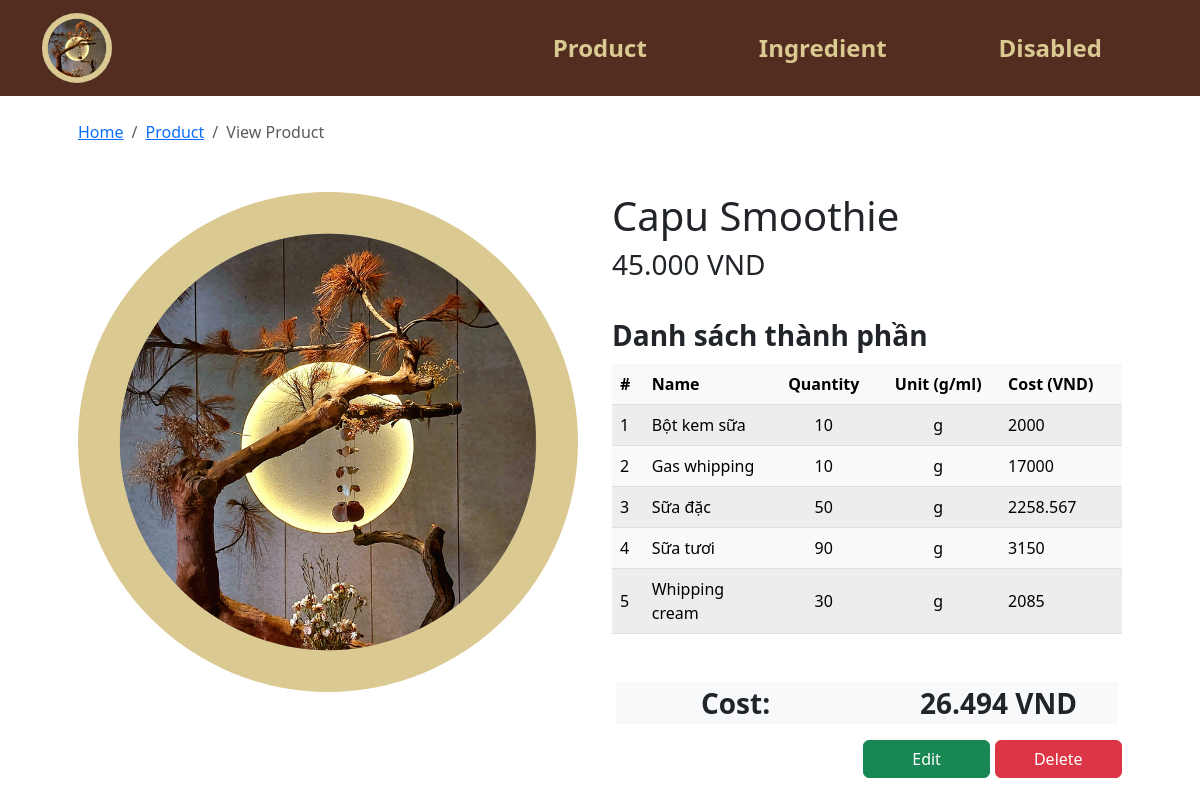
/product_view.php?p_id=129, run on the app's committed database.
### tables this page shows
CREATE TABLE `product` (
  `p_id` int(100) NOT NULL COMMENT 'id sản phẩm',
  `p_name` varchar(255) NOT NULL COMMENT 'tên sản phẩm ',
  `p_price` int(255) NOT NULL COMMENT 'giá sản phẩm'
);

CREATE TABLE `ingredient` (
  `i_id` int(100) NOT NULL,
  `Product_p_id` int(255) NOT NULL,
  `Ingredient_defaut_id_id` int(100) NOT NULL,
  `i_quantity` int(100) NOT NULL,
  `i_unit` enum('g','ml') NOT NULL
);

CREATE TABLE `ingredient_defaut` (
  `id_id` int(100) NOT NULL COMMENT 'Gốc Id',
  `id_name` varchar(255) DEFAULT NULL COMMENT 'Gốc tên',
  `id_import_quantity` int(255) DEFAULT NULL COMMENT 'Gốc số lượng nhập',
  `id_unit` enum('g','ml') DEFAULT NULL COMMENT 'Gốc đơn vị',
  `id_import_price` int(255) DEFAULT NULL COMMENT 'Gốc giá nhập'
);

### product_view.php (the view, shortened to what this page needs)
<!DOCTYPE html>
<html lang="en">
<head>
    <?php
    include("head.php");
    include("conn_db.php");
    ?>
</head>
<body>
    <?php
    $cost = 0;
    include("header.php");
    $p_id = $_GET["p_id"];
    $query_product = "SELECT p.* FROM product p  WHERE p.p_id = {$p_id}  LIMIT 0,1";
    $result_product = $mysqli->query($query_product);
    $product_row = $result_product->fetch_array();
    ?>
    <div class="container px-5 py-4" id="shop-body">
        <nav aria-label="breadcrumb">
            <ol class="breadcrumb">
                <li class="breadcrumb-item"><a href="index.php">Home</a></li>
                <li class="breadcrumb-item"><a href="product.php">Product</a></li>
                <li class="breadcrumb-item active" aria-current="page">View Product</li>
            </ol>
        </nav>
        <div class="row row-cols-1 row-cols-md-2 mb-5 mt-5">
            <div class="col mb-3 mb-md-0 logo">
                <img src='img/logo.png' class="img-fluid rounded-25 float-start">
            </div>
            <div class="col text-wrap">
                <h1 class="">
                    <?php echo $product_row["p_name"] ?>
                </h1>
                <h3 class="">
                    <?php echo number_format($product_row["p_price"], 0, ',', '.'); ?> VND
                </h3>
                <br>
                <div class="mt-0">
                    <div class="fs-3 mb-2 fw-bold"> Danh sách thành phần</div>
                    <table class="table rounded-5 table-light table-striped table-hover align-middle caption-top mb-5">
                        <thead class="bg-light">
                            <tr>
                                <th scope="col-1">#</th>
                                <th scope="col-4">Name</th>
                                <th class="text-center" scope="col-4">Quantity</th>
                                <th class="text-center" scope="col">Unit (g/ml)</th>
                                <th scope="col">Cost (VND)</th>
                            </tr>
                        </thead>
                        <tbody>
                            <?php
                            $query_ingredient = "SELECT i.*, id.* FROM ingredient i, ingredient_defaut id  WHERE Product_p_id = {$p_id} AND id.id_id = Ingredient_defaut_id_id ORDER BY id_name ASC" ;
                            $result_ingredient = $mysqli->query($query_ingredient);
                            ?>
                            <?php $i = 1;
                            while ($ingredient_row = $result_ingredient->fetch_array()) { ?>
                                <tr>
                                    <td>
                                        <?php echo $i++; ?>
                                    </td>
                                    <td class="w-25">
                                        <?php echo $ingredient_row["id_name"]; ?>
                                    </td>
                                    <td class="text-center">
                                        <?php echo $ingredient_row["i_quantity"]; ?>
                                    </td>
                                    <td class="text-center">
                                        <?php echo $ingredient_row["i_unit"]; ?>
                                    </td>
                                    <td>
                                        <?php
                                            $cost += $ingredient_row["i_quantity"]*($ingredient_row["id_import_price"] / $ingredient_row["id_import_quantity"]);
                                            echo round($ingredient_row["i_quantity"]*($ingredient_row["id_import_price"] / $ingredient_row["id_import_quantity"]), 3);
                                        ?>
                                    </td>
                                </tr>
                            <?php } ?>
                        </tbody>
                    </table>
                    <div class="row bg-light mb-3 mx-1">
                        <div class="col fs-3 text-center ps-0 fw-bold">Cost:</div>
                        <div class="col fs-3 text-center pe-0 fw-bold"><?= number_format(round($cost,3), "0", ",", ".") ." VND"; ?></div>
                    </div>
                </div>
                <div class="form-amount text-end">
                    <a href="product_edit.php?p_id=<?= $p_id ?>" class="btn btn-success w-25" type="submit"
                        title="add to cart" name="addtocart">Edit</a>
                    <a href="product_delete.php?p_id=<?= $p_id ?>" class="btn btn-danger w-25" type="submit"
                        title="add to cart" name="addtocart">Delete</a>
                </div>
            </div>
        </div>
    </div>
</body>
</html>

### data on the page
product: p_name "Capu Smoothie", p_price "45.000"
ingredient: Ingredient_defaut_id.id_name "Bột kem sữa", i_quantity "10", i_unit "g", i_quantity.id_import_quantity "2000"
ingredient: Ingredient_defaut_id.id_name "Gas whipping", i_quantity "10", i_unit "g", i_quantity.id_import_quantity "17000"
ingredient: Ingredient_defaut_id.id_name "Sữa đặc", i_quantity "50", i_unit "g", i_quantity.id_import_quantity "2258.567"
ingredient: Ingredient_defaut_id.id_name "Sữa tươi", i_quantity "90", i_unit "g", i_quantity.id_import_quantity "3150"
ingredient: Ingredient_defaut_id.id_name "Whipping cream", i_quantity "30", i_unit "g", i_quantity.id_import_quantity "2085"

### other printed values
$cost "26.494"
